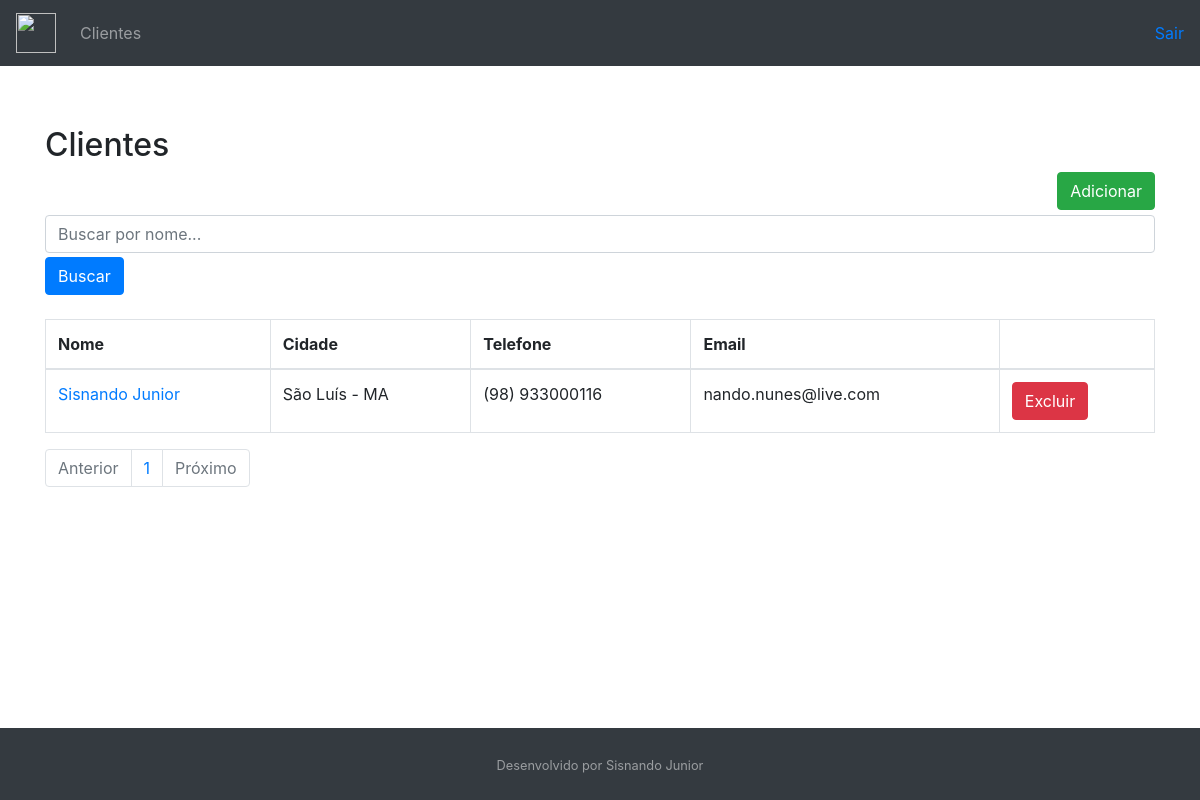
The page /customer/list/ on the database as committed earlier.
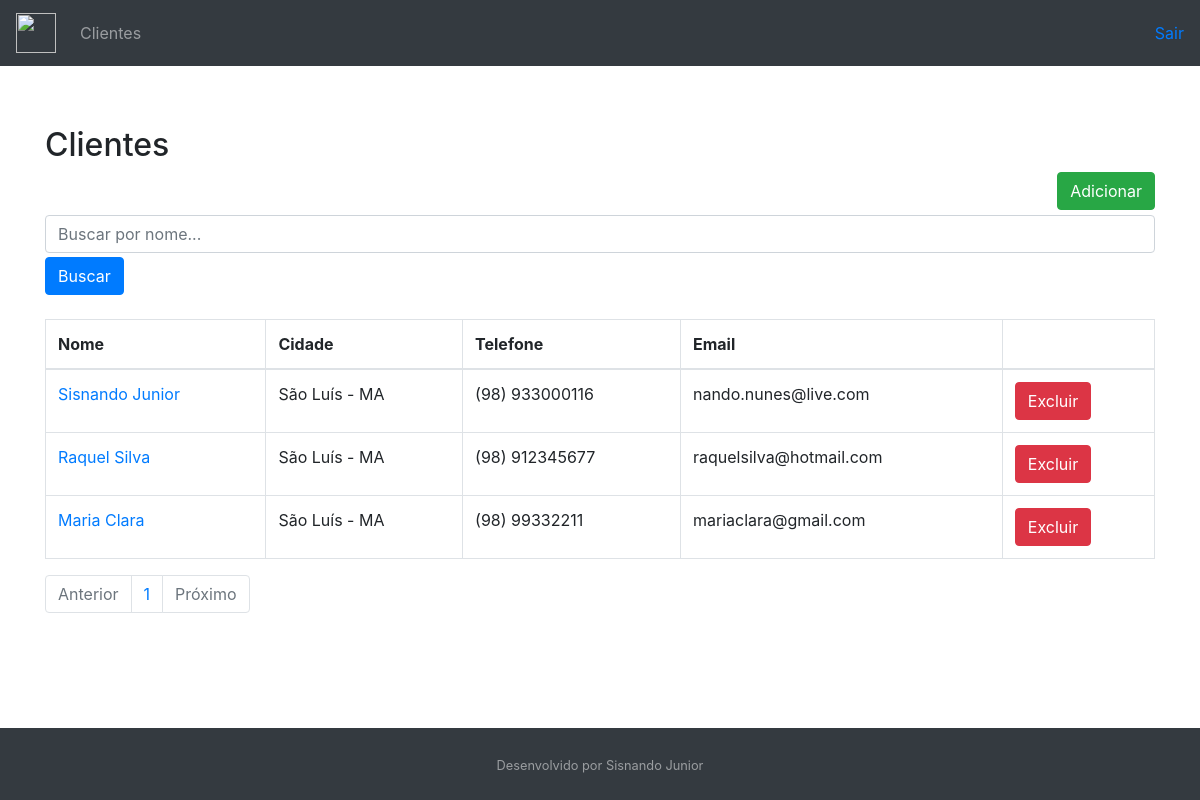
The same page on the database as committed later.
### customer/models.py (models this page shows, shortened)
class Customer(models.Model):
    first_name = models.CharField(max_length=30)
    last_name = models.CharField(max_length=50)
    email = models.EmailField()
    birth_date = models.DateField()
    area_code = models.CharField(max_length=3)
    phone_number = models.CharField(max_length=9)
    country = models.CharField(max_length=30)
    state = models.CharField(max_length=30)
    city = models.CharField(max_length=30)
    created_date = models.DateTimeField(auto_now_add=True)
    update_date = models.DateTimeField(auto_now=True)
    active = models.BooleanField(default=True)
    def get_full_phone_number(self):
        return f"({self.area_code}) {self.phone_number}"
    def get_full_name(self):
        return f"{self.first_name} {self.last_name}"
    def get_full_city(self):
        return f"{self.city} - {self.state}"
    def get_absolute_url(self):
        return reverse("customer:customer-update", kwargs={"pk": self.pk})
    def get_delete_url(self):
        return reverse("customer:customer-delete", kwargs={"pk": self.pk})
    class Meta:
        db_table = "customer"

### customer/views.py (the view)
# urls.py: path("list/", CustomerListView.as_view(), name="customer_list"),
class CustomerListView(ListView):
    template_name = "customer/customer_list.html"
    paginate_by = 4
    model = Customer
    def get_queryset(self):
        name = self.request.GET.get("name")
        if name:
            object_list = self.model.objects.filter(
                Q(first_name__icontains=name) | Q(last_name__icontains=name)
            ) #icontains ignora letras maiusculas e minusculas
        else:
            object_list = self.model.objects.all()
        return object_list

### customer/templates/customer/customer_list.html (shortened to what this page needs)
{% extends "model-page.html" %}
{% block content %}
<h2>Clientes</h2>
<a href="{% url "customer:customer_create" %}">
<button type="button" class="btn btn-success"
        style="float: right; margin-bottom: 5px">Adicionar</button>
</a>
<form>
    <div class="form-group mb-1">
        <input class="form-control" type="text" name="name" placeholder="Buscar por nome...">
    </div>
    <button type="submit" class="btn btn-primary">Buscar</button>
</form>
<table class="table table-bordered mt-4">
    <thead>
    <tr>
        <th>Nome</th>
        <th>Cidade</th>
        <th>Telefone</th>
        <th>Email</th>
        <th></th>
    </tr>
    </thead>
    <tbody>
    {% for customer in customer_list%}
    <tr>
        <td><a href="{{ customer.get_absolute_url }}">{{customer.get_full_name}}</a></td>
        <td>{{customer.get_full_city}}</td>
        <td>{{customer.get_full_phone_number}}</td>
        <td>{{customer.email}}</td>
        <form method="post" action="{{customer.get_delete_url}}">{% csrf_token %}
            <td><button type="button" class="btn btn-danger" data-toggle="modal" data-target="#ExemploModalCentralizado">
                Excluir
            </button>
            </td></form>
    </tr>
    {% endfor %}
    </tbody>
</table>
<ul class="pagination">
    {% if page_obj.has_previous %}
    <li class="page-item"><a class="page-link" href="?page={{page_obj.previous_page_number}}">Anterior</a></li>
    {% else %}
    <li class="page-item disabled"><a class="page-link" href="#">Anterior</a></li>
    {% endif %}
    {% for object in page_obj.paginator.page_range %}
    <li class="page-item"><a class="page-link" href="?page={{ forloop.counter }}">{{ forloop.counter }}</a></li>
    {% endfor %}
    {% if page_obj.has_next %}
    <li class="page-item"><a class="page-link" href="?page={{page_obj.next_page_number}}">Próximo</a></li>
    {% else %}
    <li class="page-item disabled"><a class="page-link" href="#">Próximo</a></li>
    {% endif %}
</ul>
{% endblock %}

Rows that differ between the two databases and show on the page:
added Customer: get_full_name "Raquel Silva", get_full_city "São Luís - MA", get_full_phone_number "(98) 912345677", email "raquelsilva@hotmail.com"
added Customer: get_full_name "Maria Clara", get_full_city "São Luís - MA", get_full_phone_number "(98) 99332211", email "mariaclara@gmail.com"
